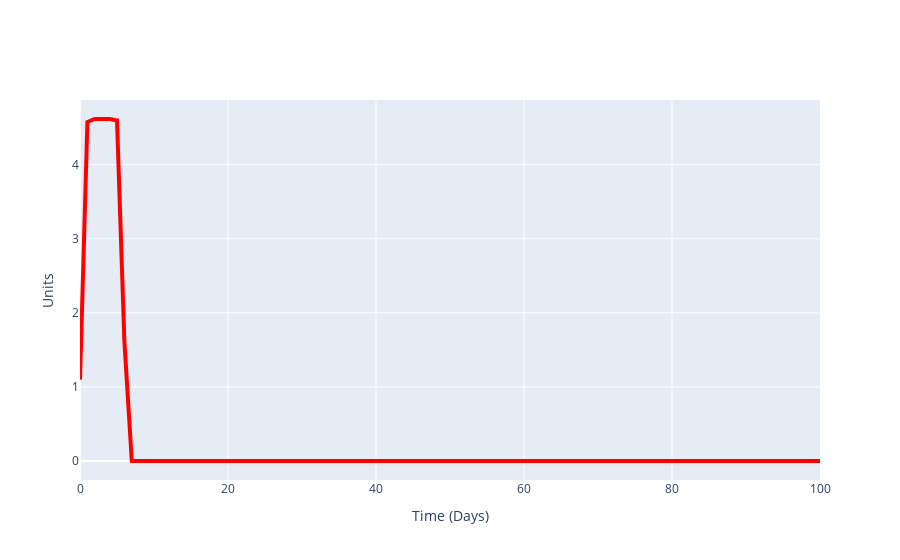

Here is the notebook cell this chart was saved with:
### Code cell
fig = go.Figure()
fig.add_trace(go.Scatter(x=np.arange(0,len(average_node_count)), y=[np.log(v[1]+1) for v in average_node_count],
                    mode='lines', name='infectious', line=dict(color='red', width=4)))
fig.update_layout(xaxis_title='Time (Days)', yaxis_title='Units')
fig.show()

### Figure 1 — Plotly figure (JSON) as saved in the notebook; plotly's stock layout.template omitted (floating-point values rounded to 4 significant figures)
{"data": [{"line": {"color": "red", "width": 4}, "mode": "lines", "name": "infectious", "type": "scatter", "x": [0, 1, 2, 3, 4, 5, 6, 7, 8, 9, 10, 11, 12, 13, 14, 15, 16, 17, 18, 19, 20, 21, 22, 23, 24, 25, 26, 27, 28, 29, 30, 31, 32, 33, 34, 35, 36, 37, 38, 39, 40, 41, 42, 43, 44, 45, 46, 47, 48, 49, 50, 51, 52, 53, 54, 55, 56, 57, 58, 59, 60, 61, 62, 63, 64, 65, 66, 67, 68, 69, 70, 71, 72, 73, 74, 75, 76, 77, 78, 79, 80, 81, 82, 83, 84, 85, 86, 87, 88, 89, 90, 91, 92, 93, 94, 95, 96, 97, 98, 99, 100], "y": [1.099, 4.575, 4.615, 4.615, 4.615, 4.595, 1.609, 0, 0, 0, 0, 0, 0, 0, 0, 0, 0, 0, 0, 0, 0, 0, 0, 0, 0, 0, 0, 0, 0, 0, 0, 0, 0, 0, 0, 0, 0, 0, 0, 0, 0, 0, 0, 0, 0, 0, 0, 0, 0, 0, 0, 0, 0, 0, 0, 0, 0, 0, 0, 0, 0, 0, 0, 0, 0, 0, 0, 0, 0, 0, 0, 0, 0, 0, 0, 0, 0, 0, 0, 0, 0, 0, 0, 0, 0, 0, 0, 0, 0, 0, 0, 0, 0, 0, 0, 0, 0, 0, 0, 0, 0]}], "layout": {"xaxis": {"title": {"text": "Time (Days)"}}, "yaxis": {"title": {"text": "Units"}}}}
